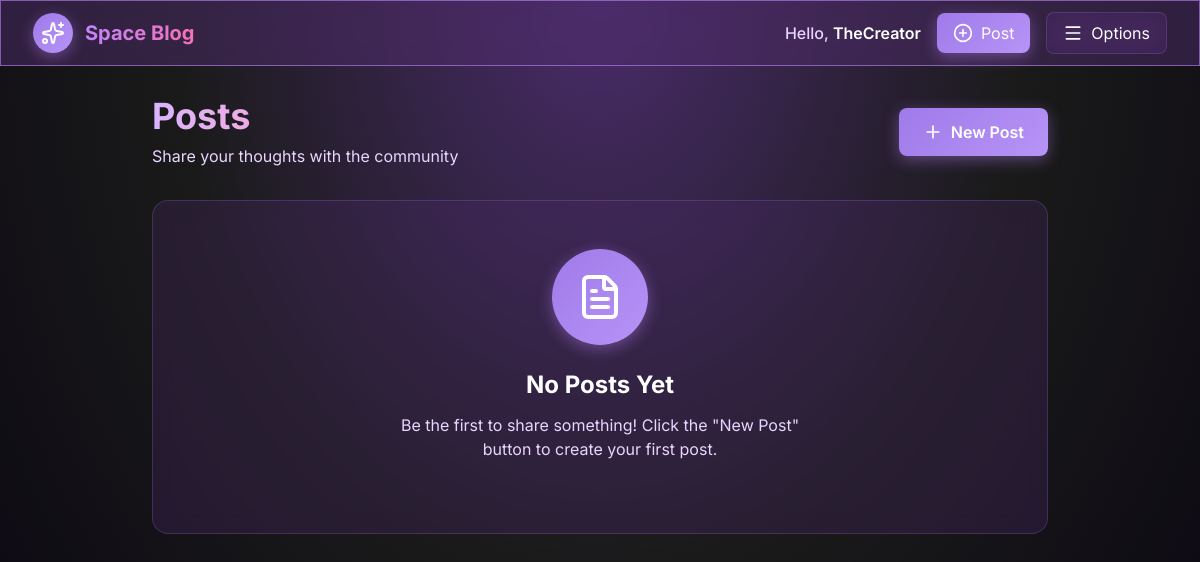
The app's page /posts/ (signed in), older data.
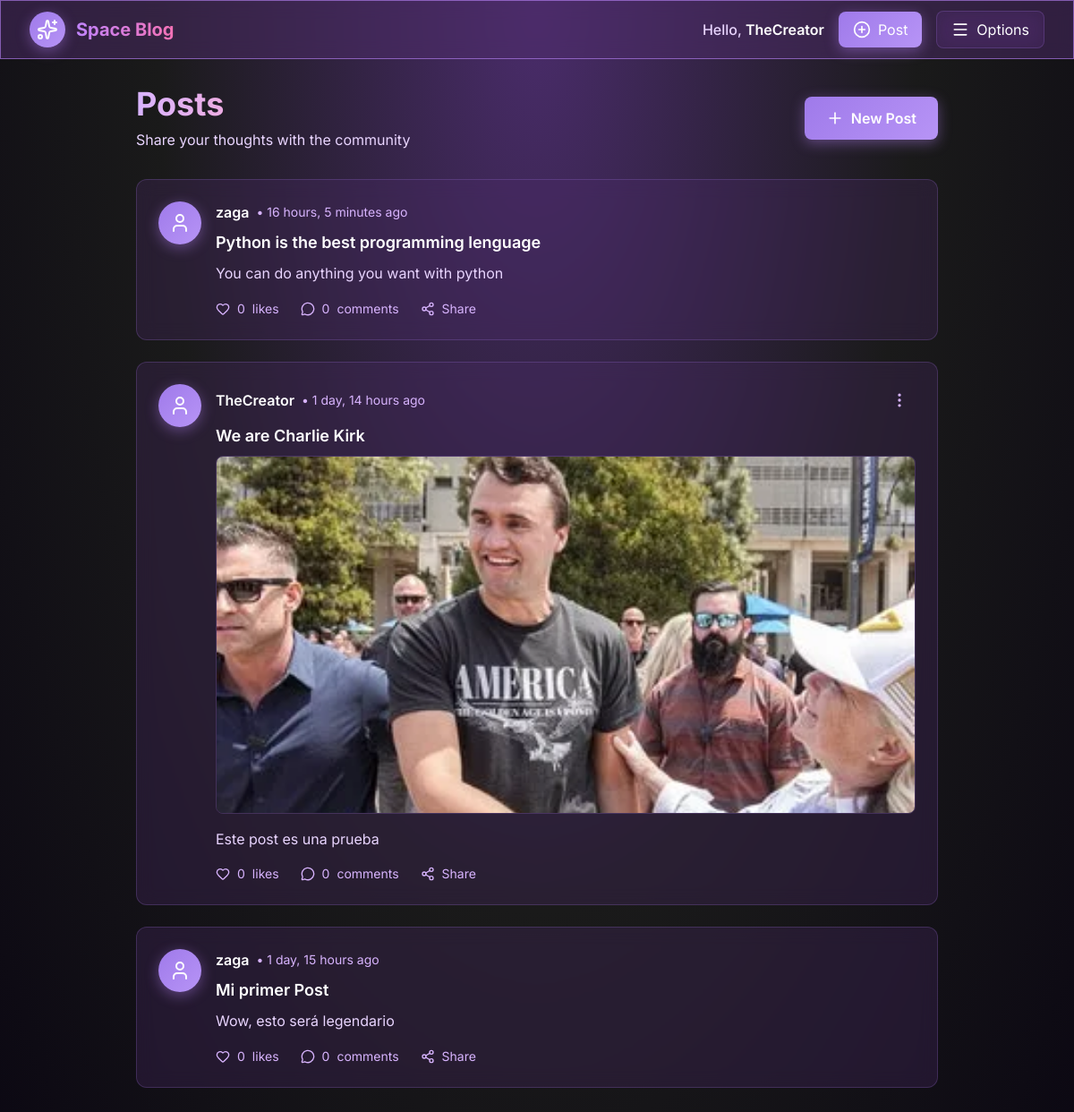
The same page, newer data.
### menu/models.py (models this page shows, shortened)
class CustomUser(AbstractUser):
    email = models.EmailField(unique=True, blank=False)
    cellphone_number = models.CharField(max_length=20, blank=True, null=True) # Lo hago opcional
    country = models.CharField(max_length=100, blank=True)
    planet = models.CharField(max_length=100, blank=True)
    birth_date = models.DateField(null=True, blank=True)
    genre = models.CharField(max_length=50, blank=True)

### posts/models.py (models this page shows, shortened)
class Post(models.Model):
    title = models.CharField(
        max_length=255,
        unique=True,
        verbose_name="Title"
    )
    slug = models.SlugField(
        max_length=255,
        unique=True,
        blank=True,
        verbose_name="Slug"
    )
    author = models.ForeignKey(
        User,
        on_delete=models.CASCADE,
        related_name='posts',
        verbose_name="Autor"
    )
    description = models.TextField(
        verbose_name="Content"
    )
    image = models.ImageField(
        upload_to="posts_images/",
        blank=True,
        null=True,
        verbose_name="Image"
    )
    topics = models.ManyToManyField(
        Topic,
        related_name='posts',
        blank=True,
        verbose_name="Topics"
    )
    likes = models.ManyToManyField(
        User,
        through='Like',
        related_name='liked_posts',
        verbose_name='Likes'
    )
    created_at = models.DateTimeField(
        auto_now_add=True,
        verbose_name="Created at"
    )
    updated_at = models.DateTimeField(
        auto_now=True,
        verbose_name="Updated at"
    )
    is_published = models.BooleanField(
        default=True,
        verbose_name="Published"
    )
    class Meta:
        verbose_name = "Post"
        verbose_name_plural = "Posts"
        ordering = ['-created_at']

### posts/views.py (the view)
# urls.py: path('', views.posts_view, name='posts'),
@login_required
def posts_view(request):
    if request.method == 'POST':
        form = PostForm(request.POST, request.FILES)
        if form.is_valid():
            post = form.save(commit=False)
            post.author = request.user
            post.save()
            return redirect('posts:posts')
    else:
        form = PostForm()
    from .models import Post
    posts = Post.objects.filter(is_published=True).order_by('-created_at')
    context = {
        'form': form,
        'posts': posts
    }
    return render(request, 'posts/posts.html', context)

### posts/models.py (called while the page is built)
    def __str__(self):
        return self.name

### posts/templates/posts/posts.html (shortened to what this page needs)
{% load static %}
<!DOCTYPE html>
<html lang="en">
<head>
    <script src="https://cdn.tailwindcss.com"></script>
    <link rel="stylesheet" href="{% static 'posts/styles.css' %}?v=4">
</head>
<body class="gradient-purple min-h-screen text-white">
    <nav class="fixed top-0 left-0 right-0 z-50 glass border-b border-purple-500/30">
        <div class="max-w-full px-4 sm:px-6 lg:px-8">
            <div class="flex items-center justify-between h-16">
                <div class="flex items-center space-x-3">
                    <div class="w-10 h-10 rounded-full gradient-button flex items-center justify-center">
                        <i data-lucide="sparkles" class="w-6 h-6"></i>
                    </div>
                    <h1
                        class="text-xl font-bold bg-gradient-to-r from-purple-400 to-pink-400 bg-clip-text text-transparent">
                    </h1>
                </div>
                <div class="flex items-center space-x-4">
                    <span class="hidden sm:block text-purple-200 font-medium">
                        Hello, <span class="text-white font-semibold">{{ user.username }}</span>
                    </span>
                    <button id="openModalBtnTop"
                        class="gradient-button px-4 py-2 rounded-lg smooth-transition flex items-center space-x-2">
                        <i data-lucide="plus-circle" class="w-5 h-5"></i>
                        <span class="hidden md:inline">Post</span>
                    </button>
                    <button id="toggleSidebar"
                        class="glass px-4 py-2 rounded-lg smooth-transition hover:bg-purple-500/30 flex items-center space-x-2">
                        <i data-lucide="menu" class="w-5 h-5"></i>
                        <span class="hidden md:inline">Options</span>
                    </button>
                </div>
            </div>
        </div>
    </nav>
    <div class="flex pt-16 min-h-screen">
        <main class="flex-1 p-4 sm:p-6 lg:p-8">
            <div class="max-w-4xl mx-auto">
                <div class="mb-8 flex items-center justify-between">
                    <div>
                        <h1
                            class="text-3xl sm:text-4xl font-bold mb-2 bg-gradient-to-r from-purple-300 via-pink-300 to-purple-300 bg-clip-text text-transparent">
                        </h1>
                        <p class="text-purple-200">
                            Share your thoughts with the community
                        </p>
                    </div>
                    <button id="openModalBtn"
                        class="gradient-button px-6 py-3 rounded-lg font-semibold smooth-transition hover:shadow-lg hover:shadow-purple-500/50 flex items-center space-x-2">
                        <i data-lucide="plus" class="w-5 h-5"></i>
                        <span>New Post</span>
                    </button>
                </div>
                <div class="space-y-6">
                    {% if posts %}
                    {% for post in posts %}
                    <article
                        class="glass rounded-xl p-6 smooth-transition hover:bg-purple-500/10 hover:shadow-lg hover:shadow-purple-500/20 post-article"
                        data-post-id="{{ post.id }}" data-is-published="{{ post.is_published }}">
                        <div class="flex items-start space-x-4">
                            <div
                                class="w-12 h-12 rounded-full gradient-button flex items-center justify-center flex-shrink-0">
                                <i data-lucide="user" class="w-6 h-6"></i>
                            </div>
                            <div class="flex-1">
                                <div class="flex items-center justify-between mb-2">
                                    <div class="flex items-center space-x-2">
                                        <span class="font-semibold text-white">{{ post.author.username }}</span>
                                        <span class="text-purple-300 text-sm">• {{ post.created_at|timesince }}
                                            ago</span>
                                    </div>
                                    {% if post.author == request.user %}
                                    <div class="relative post-menu">
                                        <button
                                            class="post-menu-btn text-purple-300 hover:text-white smooth-transition p-2 rounded-lg hover:bg-purple-500/20">
                                            <i data-lucide="more-vertical" class="w-5 h-5"></i>
                                        </button>
                                    </div>
                                    {% endif %}
                                </div>
                                <h4 class="text-lg font-semibold text-white mb-2">
                                    {{ post.title }}
                                </h4>
                                {% if post.image %}
                                <div class="mb-4">
                                    <img src="{{ post.image.url }}" alt="{{ post.title }}"
                                        class="post-image rounded-lg max-w-full h-auto">
                                </div>
                                {% endif %}
                                <p class="text-purple-200 mb-4 post-description">
                                    {{ post.description }}
                                </p>
                                <div class="flex items-center space-x-6 text-sm">
                                    <button
                                        class="like-btn flex items-center space-x-2 smooth-transition {% if request.user in post.likes.all %}text-pink-500{% else %}text-purple-300 hover:text-purple-200{% endif %}"
                                        data-post-id="{{ post.id }}"
                                        data-is-liked="{% if request.user in post.likes.all %}true{% else %}false{% endif %}">
                                        <i data-lucide="heart"
                                            class="w-4 h-4 {% if request.user in post.likes.all %}fill-pink-500{% endif %}"></i>
                                        <span class="like-count">{{ post.likes.count }}</span>
                                        <span>likes</span>
                                    </button>
                                    <button
                                        class="comment-btn flex items-center space-x-2 text-purple-300 hover:text-purple-200 smooth-transition"
                                        data-post-id="{{ post.id }}" data-post-title="{{ post.title }}"
                                        data-post-author="{{ post.author.username }}"
                                        data-post-description="{{ post.description }}"
                                        data-post-image="{% if post.image %}{{ post.image.url }}{% endif %}"
                                        data-post-created="{{ post.created_at|timesince }}">
                                        <i data-lucide="message-circle" class="w-4 h-4"></i>
                                        <span class="comment-count">{{ post.comments.count }}</span>
                                        <span>comments</span>
                                    </button>
                                    <button
                                        class="flex items-center space-x-2 text-purple-300 hover:text-purple-200 smooth-transition">
                                        <i data-lucide="share-2" class="w-4 h-4"></i>
                                        <span>Share</span>
                                    </button>
                                </div>
                            </div>
                        </div>
                    </article>
                    {% endfor %}
                    {% else %}
                    <div class="glass rounded-2xl p-12 text-center">
                        <div class="mb-6 relative inline-block">
                            <div
                                class="w-24 h-24 rounded-full gradient-button flex items-center justify-center sparkle">
                                <i data-lucide="file-text" class="w-12 h-12"></i>
                            </div>
                        </div>
                        <h2 class="text-2xl font-bold mb-3 text-white">
                            No Posts Yet
                        </h2>
                        <p class="text-purple-200 mb-6 max-w-md mx-auto">
                            Be the first to share something! Click the "New Post" button to create your first post.
                        </p>
                    </div>
                    {% endif %}
                </div>
            </div>
        </main>
    </div>
</body>
</html>

### posts/static/posts/styles.css (style rules this page uses)
:root { --bg-darker: #0a0612; --bg-dark: #1A1A1A; --bg-primary: #2e1a4b; --bg-secondary: #4a2c6b; --bg-card: rgba(78, 44, 107, 0.3); --bg-card-hover: rgba(78, 44, 107, 0.5); --text-white: #ffffff; --text-light: #FFFFFF; --text-medium: #e9d8fd; --text-soft: #d6bcfa; --accent-purple: #BB86FC; --accent-purple-primary: #9f7aea; --accent-purple-secondary: #b794f6; --accent-purple-light: #f3e7ff; --border-subtle: rgba(255, 255, 255, 0.1); --border-medium: rgba(187, 134, 252, 0.2); --border-bright: rgba(187, 134, 252, 0.6); --shadow-purple: rgba(187, 134, 252, 0.4); --shadow-purple-hover: rgba(187, 134, 252, 0.6); --shadow-purple-strong: rgba(187, 134, 252, 0.7); --overlay-light: rgba(255, 255, 255, 0.2); --overlay-purple: rgba(187, 134, 252, 0.1); --overlay-purple-medium: rgba(187, 134, 252, 0.15); }
* { margin: 0; padding: 0; box-sizing: border-box; }
body { font-family: 'Inter', sans-serif; background: var(--bg-dark); color: var(--text-white); min-height: 100vh; overflow-x: hidden; position: relative; }
body::before { content: ''; position: fixed; top: 0; left: 0; width: 100%; height: 100%; background: radial-gradient(ellipse at top, var(--bg-secondary) 0%, var(--bg-dark) 50%, var(--bg-darker) 100%); z-index: -2; }
.gradient-purple { background: radial-gradient(ellipse at top, var(--bg-secondary) 0%, var(--bg-dark) 50%, var(--bg-darker) 100%); }
.gradient-button { background: linear-gradient(135deg, var(--accent-purple-primary) 0%, var(--accent-purple-secondary) 100%); box-shadow: 0 4px 15px var(--shadow-purple); }
.glass { background: var(--bg-card); backdrop-filter: blur(10px); border: 1px solid var(--border-medium); }
.smooth-transition { transition: all 0.3s ease-in-out; }
.post-image { max-height: 400px; object-fit: cover; width: 100%; border: 1px solid var(--border-medium); }
.post-description { line-height: 1.6; max-height: 200px; overflow: hidden; text-overflow: ellipsis; display: -webkit-box; -webkit-line-clamp: 6; line-clamp: 6; -webkit-box-orient: vertical; }

Row changes from the older to the newer data that the page shows:
added Post: author.username "zaga", created_at "16 hours, 5 minutes", title "Python is the best programming lenguage", description "You can do anything you want with python", likes.count "0", comments.count "0"
added Post: author.username "TheCreator", created_at "1 day, 14 hours", title "We are Charlie Kirk", image (picture), description "Este post es una prueba", likes.count "0", comments.count "0"
added Post: author.username "zaga", created_at "1 day, 15 hours", title "Mi primer Post", description "Wow, esto será legendario", likes.count "0", comments.count "0"
Text that changed along with them:
text no longer shown: "No Posts Yet Be the first to share something! Click the \"New Post\" button to create your first post."
